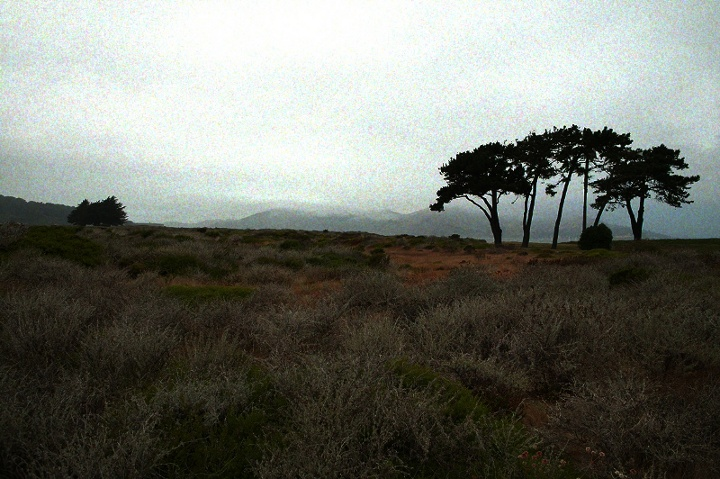
#> input picture Images/1.jpg, 720 x 479 px, found by its file name
$ python Method3_GammaCorrection.py
#> lines starting #> are read from the running program, lines starting #| are printed output that depends on the picture; after the words box and inside, x2 and y2 are one past the last pixel; in counts of white or black regions, pixels touching at a corner belong together
import cv2
import numpy as np

def adjust_gamma(image, gamma):
    invGamma = 1.0 / gamma
    table = np.array([((i / 255.0) ** invGamma) * 255
      for i in np.arange(0, 256)]).astype("uint8")  # created table where we are scaling our image pixel intensities from the range [0, 255] to [0, 1.0]
                                                    #and ** invGamma as Output intensity= Input intensity ^ (1 / G)
    return cv2.LUT(image, table)
x = 'Images/1.JPG'  #location of the image
original = cv2.imread(x, 1)
#> original is the input picture: shape (479, 720, 3); mean B, G, R 106.6, 114.6, 112.2
cv2.imshow('original',original)
def empty(a):
    pass
low_k=1
high_k=400
cv2.namedWindow('slider')
cv2.resizeWindow('slider',500,100)
gamma1='gamma'
cv2.createTrackbar('gamma1','slider',low_k,high_k,empty) #creating trackbar with range of 400 value
while (True):
    temp=cv2.getTrackbarPos('gamma1','slider')
    gamma2=temp/100  #receiving gamma withiin range of 0.01 to 4
    adjusted = adjust_gamma(original,gamma2) #calling the main funciotn
#> in adjust_gamma, `return cv2.LUT(image, table)`:
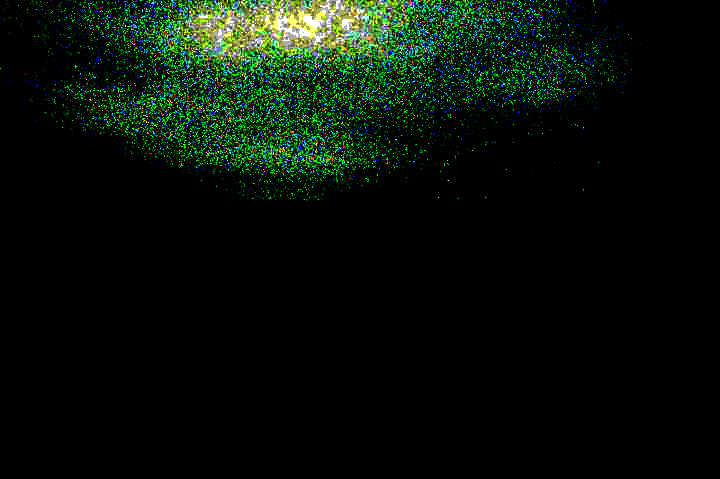
#> returned value: shape (479, 720, 3); mean of channels 0, 1, 2 8.2, 16.4, 6.9; drawn as B, G, R
    cv2.putText(adjusted, "g={}".format(gamma2), (10, 30),cv2.FONT_HERSHEY_SIMPLEX, 0.8, (0, 0, 255), 3)
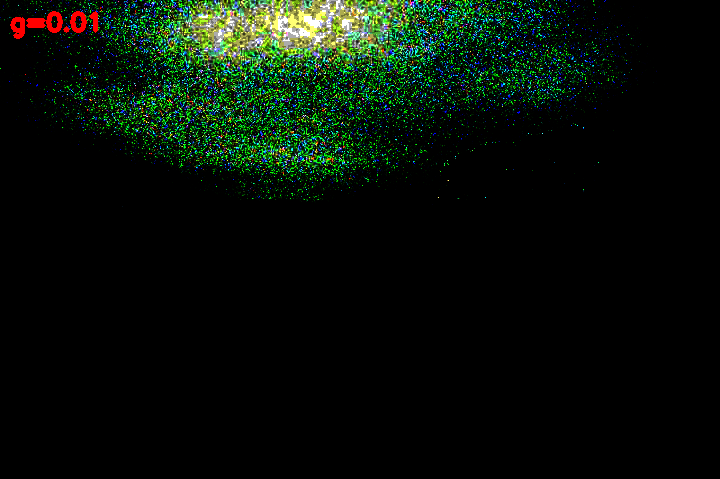
#> adjusted: shape (479, 720, 3); 0.29% of pixels changed, all inside (x1, y1, x2, y2) = (10, 11, 98, 39)
    cv2.imshow("gammam image 1", adjusted) # showing output
    k=cv2.waitKey(1)
#> (key Esc is pressed here)
    if k == ord(' '):
        break
cv2.destroyAllWindows()

$ run again, with Images/2.jpg copied over Images/1.jpg
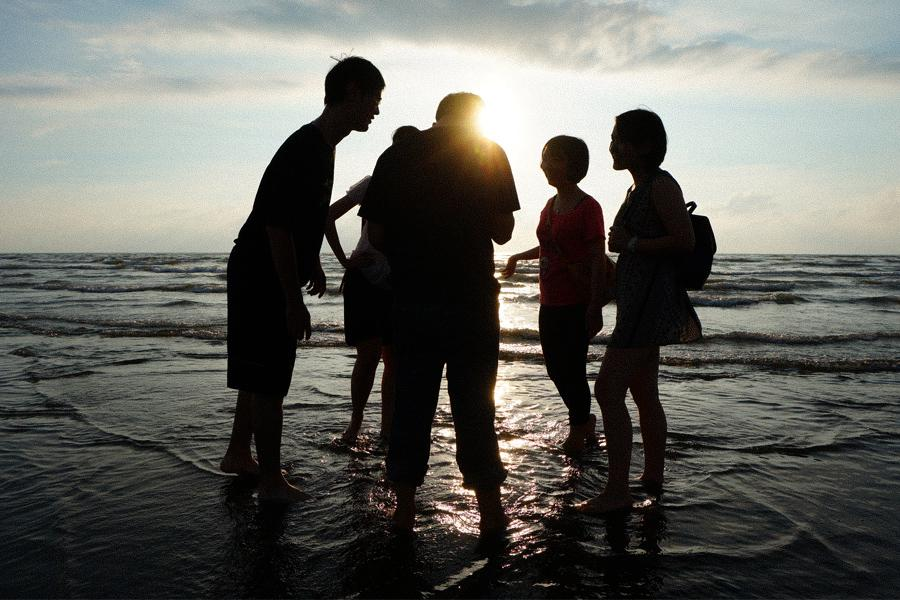
#> input picture Images/2.jpg, 900 x 600 px, found by its file name
#> original is the input picture: shape (600, 900, 3); mean B, G, R 94.9, 100.2, 99.9
#> in adjust_gamma, `return cv2.LUT(image, table)`:
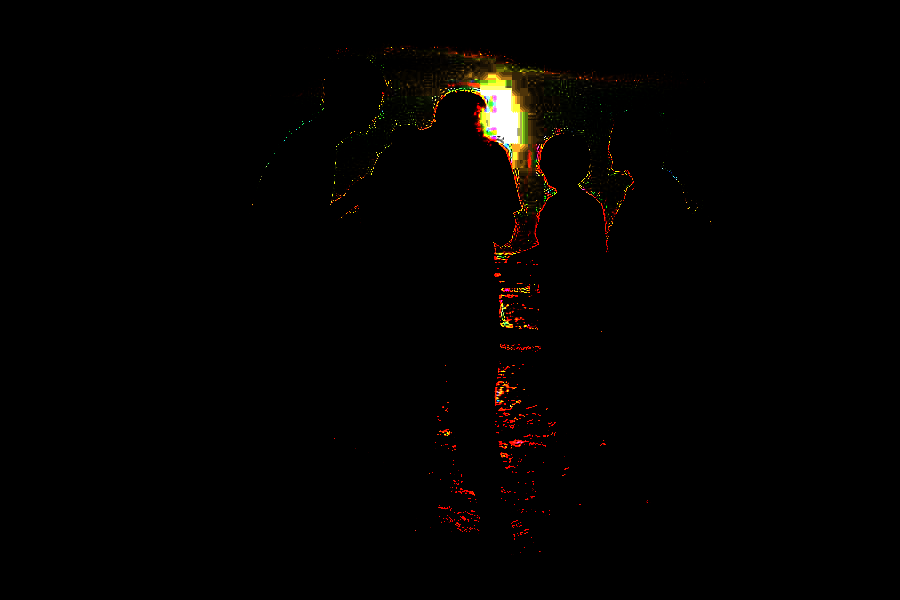
#> returned value: shape (600, 900, 3); mean of channels 0, 1, 2 0.9, 2.1, 3.2; drawn as B, G, R
#> `cv2.putText(adjusted, "g={}".format(gamma2), (10, 30),cv2.FONT_HERSHEY..`:
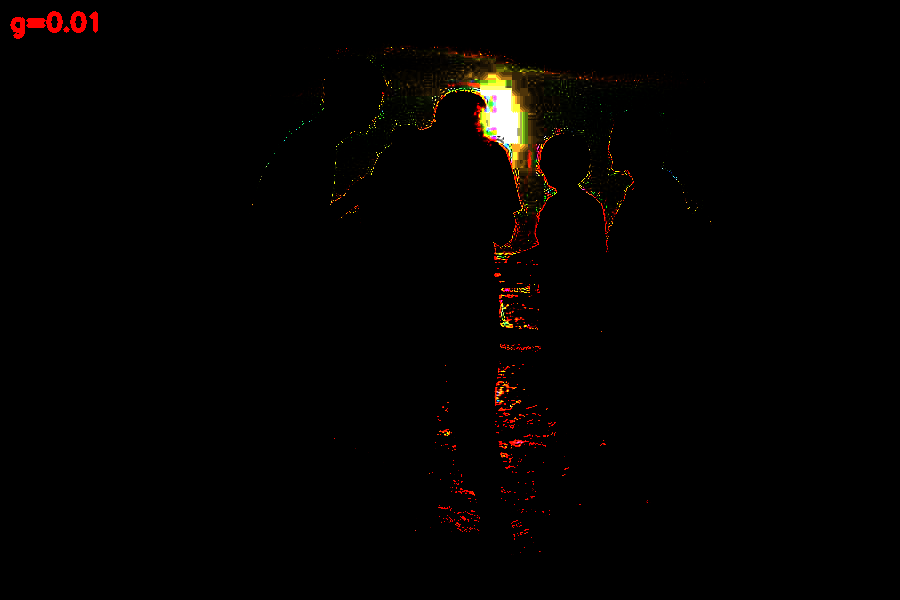
#> adjusted: shape (600, 900, 3); 0.19% of pixels changed, all inside (x1, y1, x2, y2) = (10, 11, 98, 39)
